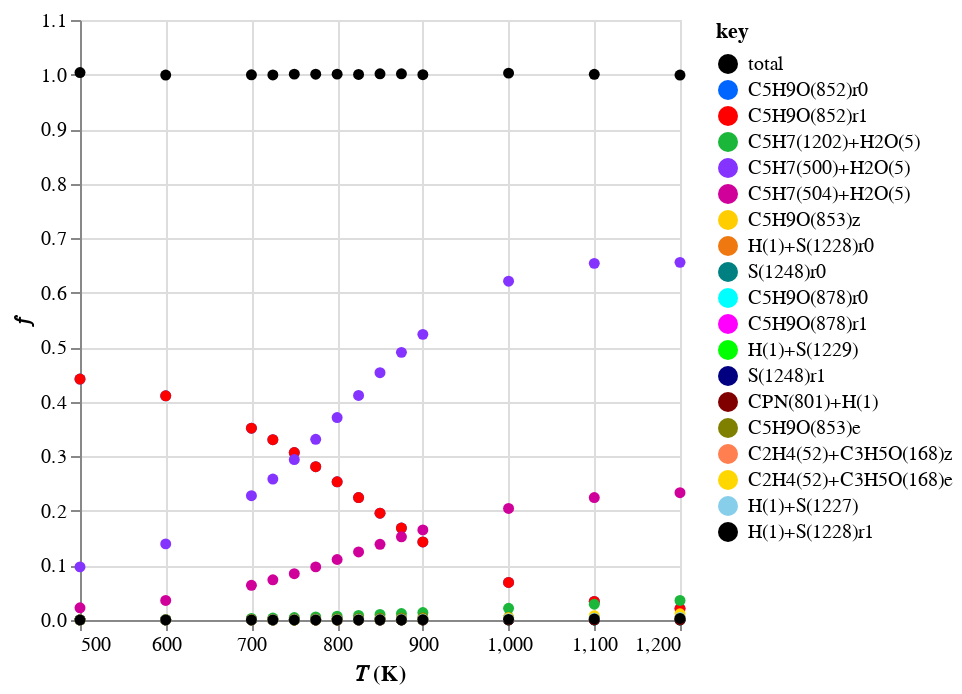
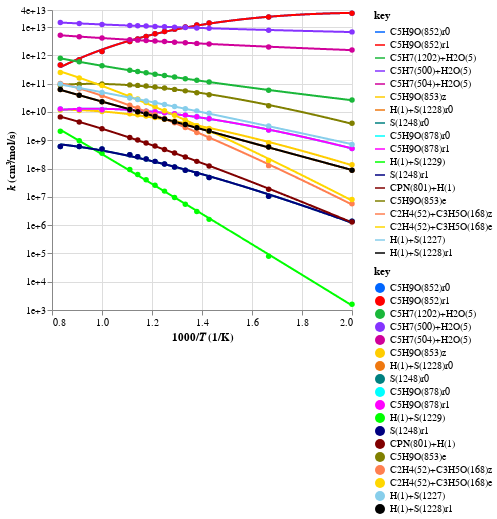
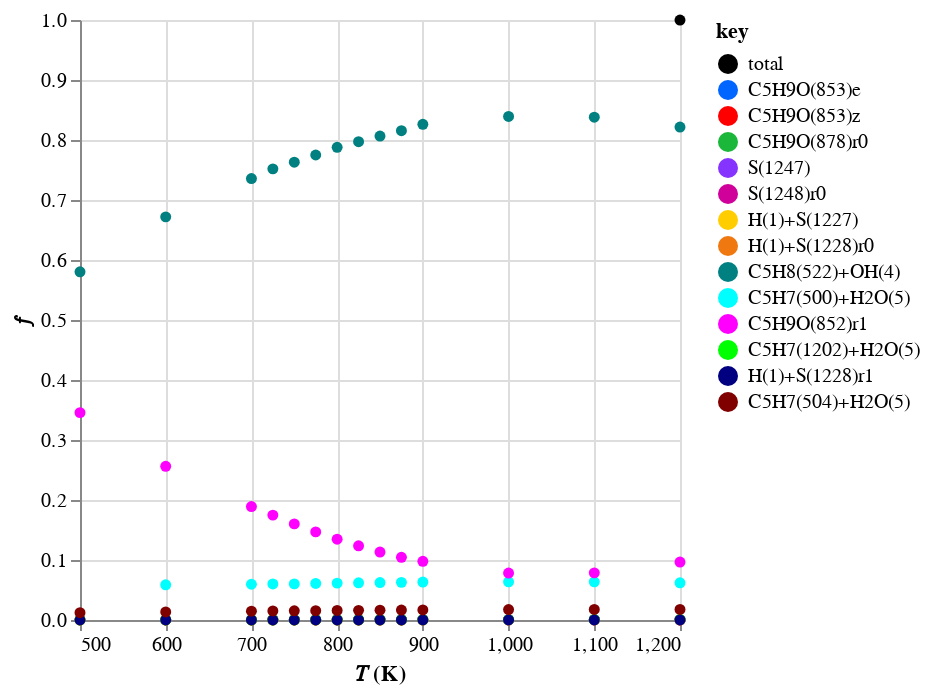
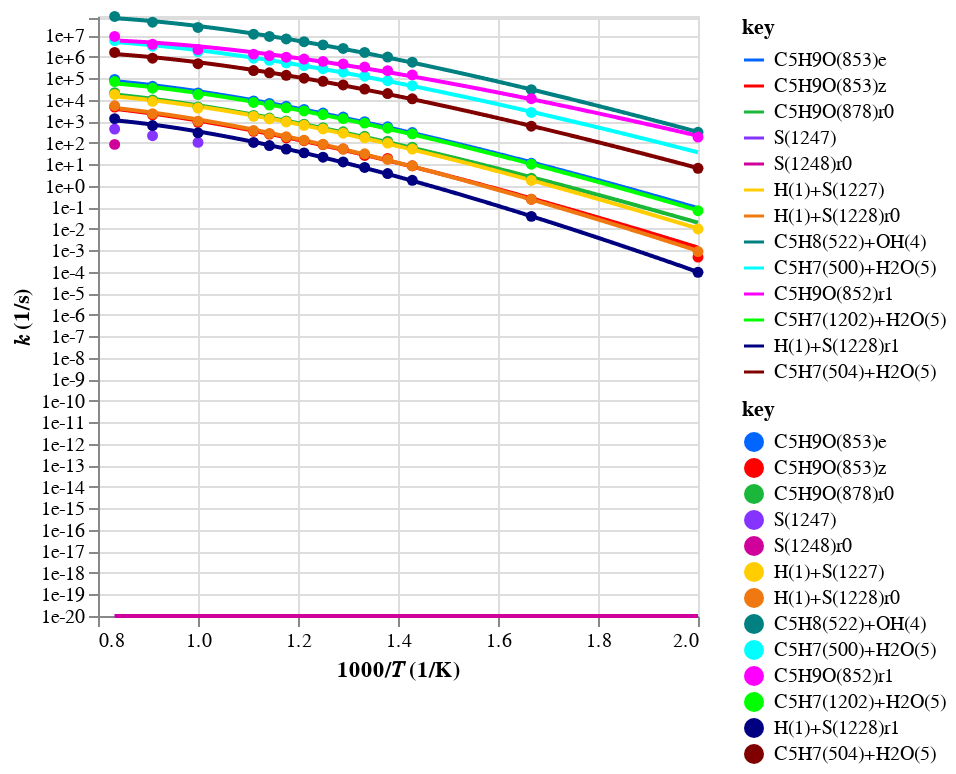

The code cell stored with these charts, in order, in its notebook:
### Code cell
from pathlib import Path

import automech as am
import polars as pl
from project_utilities import p_

T_range = (500, 1200)
open_browser = False
tag = "Z_mess_v0"
root_path = Path("..")

stoich = "C5H7"
reactants_list = [["C5H7(500)"], ["C5H7(504)"]]
stoich = "C5H7O2"
reactants_list = [["C5H7(500)", "O2(6)"], ["C5H7(504)", "O2(6)"], ["S(602)"], ["S(1206)r0"], ["S(1210)r0"], ["S(1209)r0"]]
stoich = "C5H9"
reactants_list = [["C5H9(553)"]]
stoich = "C5H9O"
reactants_list = [["C5H8(522)", "OH(4)"], ["C5H9O(852)r0"], ["C5H9O(853)e"]]
# stoich = "C5H9O2"
# # reactants_list = [["S(719)"], ["S(722)r0"], ["S(725)r0"], ["C5H8(522)", "HO2(8)"]]
# reactants_list = [ ["C5H8(522)", "HO2(8)"]]
# stoich = "C5H11O"
# reactants_list = [["CPT(563)", "OH(4)"]]
# stoich = "C5H11O2"
# reactants_list = [["CPT(563)", "HO2(8)"]]

calc_mech_json = p_.calculated_pes_mechanism(
    tag, stoich, "json", path=p_.data(root_path)
)
calc_mech = am.io.read(calc_mech_json)

if open_browser:
    disp_mech = calc_mech.model_copy(deep=True)
    disp_mech.reactions = disp_mech.reactions.filter(~pl.col("well_skipping"))
    am.display(disp_mech)

am.display_branching_fractions(
    calc_mech, T_range=T_range, P=1., reactants_list=reactants_list
)
